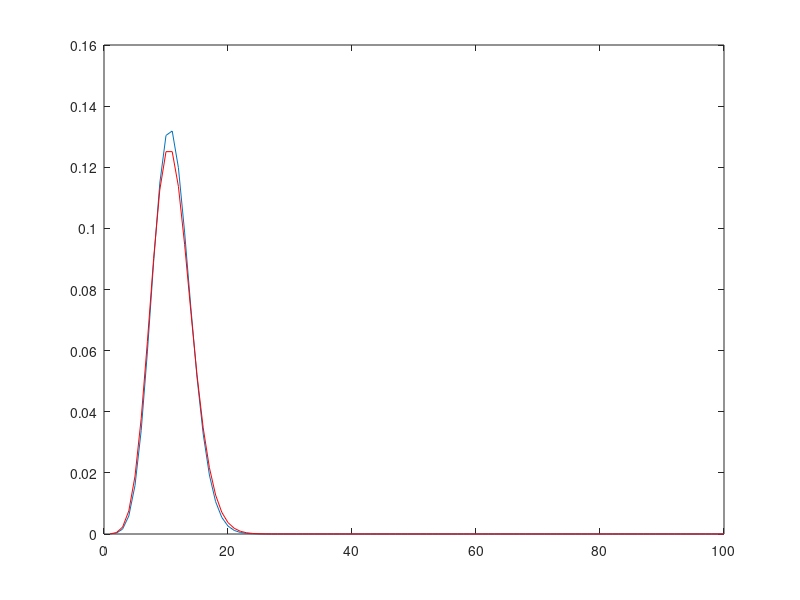

Here is the MATLAB script that generated this plot:
k = [0:99];
x = [0:99];
y = [0:99];

n = 100;
p = 0.1;
lambda = n * p;

for i = 1:100;
    x(i) = factorial(n) * (p.^k(i)) * ((1 - p).^(n - k(i))) / (factorial(k(i)) * factorial(n - k(i)));
end

plot(x);
hold on;

for i = 1:100;
    y(i) = exp(-lambda) * lambda.^k(i) / factorial(k(i));
end

plot(y, 'r');